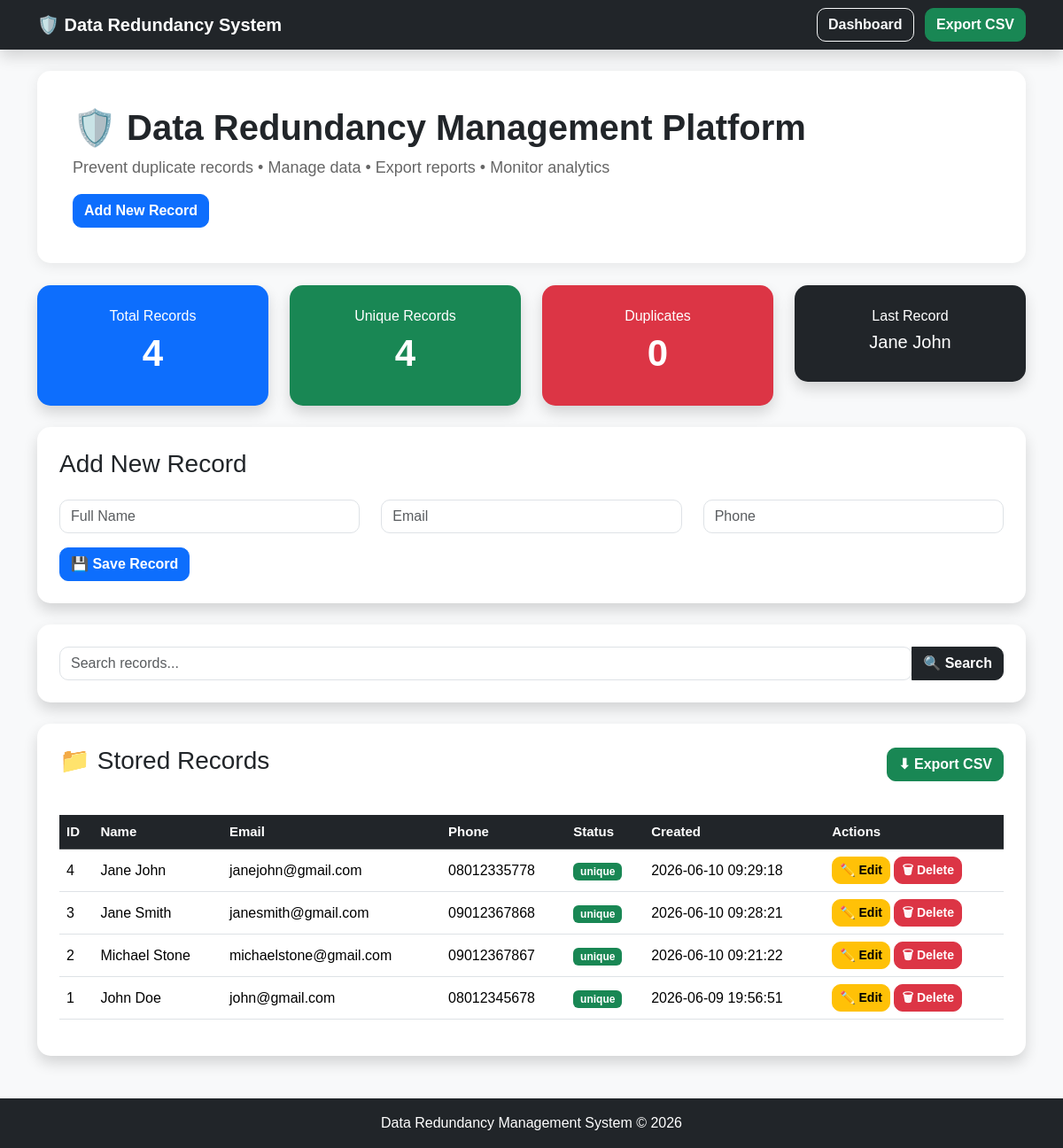
The page / on the database its author committed.
### models.py (models this page shows, shortened)
class DataRecord(db.Model):
    __tablename__ = "data_records"
    id = db.Column(
        db.Integer,
        primary_key=True
    )
    name = db.Column(
        db.String(200),
        nullable=False
    )
    email = db.Column(
        db.String(200),
        nullable=False
    )
    phone = db.Column(
        db.String(50),
        nullable=False
    )
    data_hash = db.Column(
        db.String(64),
        unique=True,
        nullable=False
    )
    status = db.Column(
        db.String(20),
        default="unique"
    )
    created_at = db.Column(
        db.DateTime,
        server_default=db.func.now()
    )

### app.py (the view, shortened to what this page needs)
@app.route("/", methods=["GET", "POST"])
def home():
    message = ""
    message_type = ""
    search = request.args.get("search", "").strip()
    if search:
        records = DataRecord.query.filter(
            or_(
                DataRecord.name.ilike(f"%{search}%"),
                DataRecord.email.ilike(f"%{search}%"),
                DataRecord.phone.ilike(f"%{search}%")
            )
        ).order_by(DataRecord.id.desc()).all()
    else:
        records = DataRecord.query.order_by(
            DataRecord.id.desc()
        ).all()
    total_records = DataRecord.query.count()
    duplicate_attempts = 0
    all_hashes = db.session.query(DataRecord.data_hash).all()
    hash_map = {}
    for h in all_hashes:
        hash_map[h[0]] = hash_map.get(h[0], 0) + 1
    for count in hash_map.values():
        if count > 1:
            duplicate_attempts += (count - 1)
    unique_records = total_records - duplicate_attempts
    last_record = DataRecord.query.order_by(DataRecord.id.desc()).first()
    last_record_name = last_record.name if last_record else "None"
    return render_template(
        "index.html",
        records=records,
        total_records=total_records,
        unique_records=unique_records,
        duplicate_attempts=duplicate_attempts,
        last_record_name=last_record_name,
        message=message,
        message_type=message_type,
        search=search
    )

### templates/index.html (shortened to what this page needs)
<!DOCTYPE html>
<html lang="en">
<head>
<link href="https://cdn.jsdelivr.net/npm/bootstrap@5.3.3/dist/css/bootstrap.min.css" rel="stylesheet">
<link rel="stylesheet" href="{{ url_for('static', filename='css/style.css') }}">
</head>
<body class="bg-light">
<nav class="navbar navbar-expand-lg navbar-dark bg-dark shadow">
<div class="container">
<a class="navbar-brand fw-bold" href="/">
🛡️ Data Redundancy System
</a>
<div>
<a href="/" class="btn btn-outline-light">
Dashboard
</a>
<a href="/export" class="btn btn-success ms-2">
Export CSV
</a>
</div>
</div>
</nav>
<div class="container mt-4">
<div class="hero">
<h1>
🛡️ Data Redundancy Management Platform
</h1>
<p>
Prevent duplicate records • Manage data • Export reports • Monitor analytics
</p>
<a href="#form" class="btn btn-primary">
Add New Record
</a>
</div>
<div class="row g-4">
<div class="col-md-3">
<div class="card shadow border-0 card-stat bg-primary text-white">
<div class="card-body text-center">
<h6>Total Records</h6>
<h1>{{ total_records }}</h1>
</div>
</div>
</div>
<div class="col-md-3">
<div class="card shadow border-0 card-stat bg-success text-white">
<div class="card-body text-center">
<h6>Unique Records</h6>
<h1>{{ unique_records }}</h1>
</div>
</div>
</div>
<div class="col-md-3">
<div class="card shadow border-0 card-stat bg-danger text-white">
<div class="card-body text-center">
<h6>Duplicates</h6>
<h1>{{ duplicate_attempts }}</h1>
</div>
</div>
</div>
<div class="col-md-3">
<div class="card shadow border-0 card-stat bg-dark text-white">
<div class="card-body text-center">
<h6>Last Record</h6>
<h5>{{ last_record_name }}</h5>
</div>
</div>
</div>
</div>
<div class="card shadow mt-4">
<div class="card-body">
<h3 class="mb-4">
Add New Record
</h3>
<form method="POST" id="form">
<div class="row">
<div class="col-md-4">
<input
class="form-control"
type="text"
name="name"
placeholder="Full Name"
required>
</div>
<div class="col-md-4">
<input
class="form-control"
type="email"
name="email"
placeholder="Email"
required>
</div>
<div class="col-md-4">
<input
class="form-control"
type="text"
name="phone"
placeholder="Phone"
required>
</div>
</div>
<div class="mt-3">
<button class="btn btn-primary">
💾 Save Record
</button>
</div>
</form>
</div>
</div>
<div class="card shadow mt-4">
<div class="card-body">
<form method="GET">
<div class="input-group">
<input
class="form-control"
type="text"
name="search"
placeholder="Search records..."
value="{{ search }}">
<button
class="btn btn-dark">
🔍 Search
</button>
</div>
</form>
</div>
</div>
<div class="card shadow mt-4">
<div class="card-body">
<div class="d-flex justify-content-between align-items-center mb-3">
<h3>
📁 Stored Records
</h3>
<a
href="/export"
class="btn btn-success">
⬇ Export CSV
</a>
</div>
<div class="table-responsive">
<table class="table table-hover align-middle">
<thead class="table-dark">
<tr>
<th>ID</th>
<th>Name</th>
<th>Email</th>
<th>Phone</th>
<th>Status</th>
<th>Created</th>
<th>Actions</th>
</tr>
</thead>
<tbody>
{% for record in records %}
<tr>
<td>{{ record.id }}</td>
<td>{{ record.name }}</td>
<td>{{ record.email }}</td>
<td>{{ record.phone }}</td>
<td>
<span class="badge bg-success">
{{ record.status }}
</span>
</td>
<td>{{ record.created_at }}</td>
<td>
<a
href="/edit/{{ record.id }}"
class="btn btn-warning btn-sm">
✏️ Edit
</a>
<a
href="/delete/{{ record.id }}"
class="btn btn-danger btn-sm"
onclick="return confirm('Delete this record?')">
🗑 Delete
</a>
</td>
</tr>
{% endfor %}
</tbody>
</table>
</div>
</div>
</div>
</div>
<footer class="bg-dark text-white text-center mt-5 p-3">
Data Redundancy Management System © 2026
</footer>
</body>
</html>

### templates/static/css/style.css (style rules this page uses)
body { background:#f4f7fc; font-family:Arial,Helvetica,sans-serif; }
.navbar { box-shadow:0 3px 12px rgba(0,0,0,.15); }
.card { border:none; border-radius:15px; transition:.3s; }
.card-body { padding:25px; }
.card h1 { font-size:42px; font-weight:bold; }
.table { margin-top:20px; }
.table thead { font-size:15px; }
.btn { border-radius:10px; font-weight:bold; }
input { border-radius:10px!important; }
footer { margin-top:60px; padding:20px; background:#212529; color:white; text-align:center; }
.hero { background:white; padding:40px; border-radius:15px; box-shadow:0 3px 15px rgba(0,0,0,.08); margin-bottom:25px; }
.hero h1 { font-weight:bold; }
.hero p { color:#666; font-size:18px; }

### rows shown on the page
DataRecord: name "Jane John", id "4", email "janejohn@gmail.com", phone "08012335778", status "unique", created_at "2026-06-10 09:29:18"
DataRecord: id "3", name "Jane Smith", email "janesmith@gmail.com", phone "09012367868", status "unique", created_at "2026-06-10 09:28:21"
DataRecord: id "2", name "Michael Stone", email "michaelstone@gmail.com", phone "09012367867", status "unique", created_at "2026-06-10 09:21:22"
DataRecord: id "1", name "John Doe", email "john@gmail.com", phone "08012345678", status "unique", created_at "2026-06-09 19:56:51"

### other values the page prints
{{ total_records }} "4"
{{ unique_records }} "4"
{{ duplicate_attempts }} "0"
